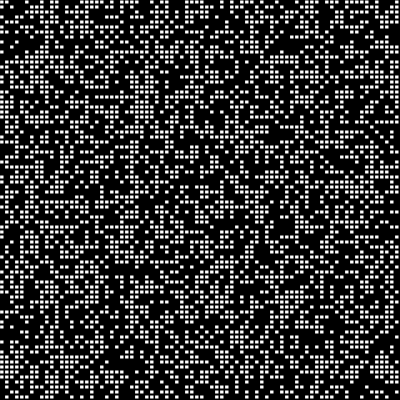
Frame 1 (no input)
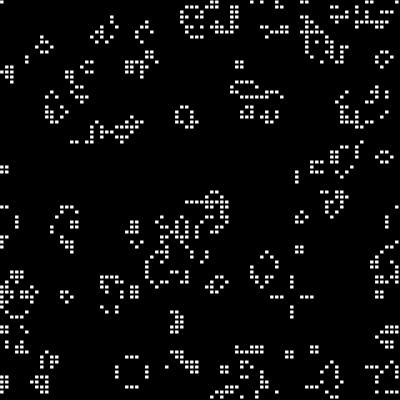
Frame 60 (no input)
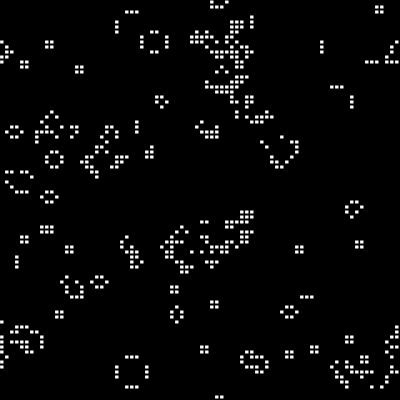
Frame 120 (the mouse pressed at the canvas centre since frame 60)

The p5.js sketch that drew these frames (run headless with seeded random() and noise() and a simulated clock; from frame 60 on, the mouse is pressed at the canvas centre):

// p5.js sketch
// ── sketch.js
let gridOfCells;
const width = 400;
const height = 400;
const resolution = 5;
let colCount = width / resolution;
let rowCount = height / resolution;

setup = () => {
  createCanvas(width, height);
  // Initialize gridOfCells with 0s
  gridOfCells = makeGrid(colCount, rowCount);
  // Randomize gridOfCells with 1s and 0s
  gridOfCells = getRandomizedGrid(gridOfCells);
};

draw = () => {
  background(0);
  renderGridCells();
  nextGeneration();
}

const renderGridCells = () => {
  // TODO: It might be worth it to use a for loop here instead of forEach for performance
  gridOfCells.forEach((cell, index) => {
    let { row, col } = getCellRowCol(index);
    let x = col * resolution;
    let y = row * resolution;
    if (getCell(row, col, gridOfCells) === 1) {
      drawAliveCell(x, y);
    }
  });
}

const drawAliveCell = (x, y) => {
  fill(255);
  stroke(0)
  rect(x, y, resolution - 1, resolution - 1);
}

const nextGeneration = () => {
  let nextGridOfCells = makeGrid(colCount, rowCount);
  // Compute next based on gridOfCells
  for (let row = 0; row < rowCount; row++) {
    for (let col = 0; col < colCount; col++) {
      let state = getCell(row, col, gridOfCells);
      // Count live neighbors!
      gridRules(row, col, state, nextGridOfCells);
    }
  }
  gridOfCells = nextGridOfCells;
}

const gridRules = (row, col, state, nextGeneration) => {
  let neighbors = countNeighbors(gridOfCells, row, col);
  if (state === 0 && neighbors === 3) {
    setCell(row, col, 1, nextGeneration);
  } else if (state === 1 && (neighbors < 2 || neighbors > 3)) {
    setCell(row, col, 0, nextGeneration);
  } else {
    setCell(row, col, state, nextGeneration);
  }
}

const getRandomizedGrid = (grid) => {
  return grid
    .map(() => Math.floor(Math.random() * 2));
}

const countNeighbors = (grid, row, col) => {
  let neighbors = 0;
  // Loop through the 3x3 area around the cell
  for (let i = -1; i < 2; i++) {
    for (let j = -1; j < 2; j++) {
      // This allows the grid to wrap around the edges
      let x_cell = (col + i + colCount) % colCount;
      let y_cell = (row + j + rowCount) % rowCount;
      neighbors += getCell(y_cell, x_cell, grid);
    }
  }
  // Subtract the current cell from the count
  neighbors -= getCell(row, col, grid);
  return neighbors;
}

const makeGrid = (rows, cols) => {
  const numberOfCells = rows * cols;
  return new Array(numberOfCells).fill(0);
}

const getCellIndex = (row, col) => {
  return row * colCount + col;
}

const getCellRowCol = (index) => {
  return {
    row: Math.floor(index / colCount),
    col: index % colCount
  }
}

const getCell = (row, col, grid) => {
  return grid[getCellIndex(row, col)];
}

const setCell = (row, col, value, grid) => {
  grid[getCellIndex(row, col)] = value;
}
